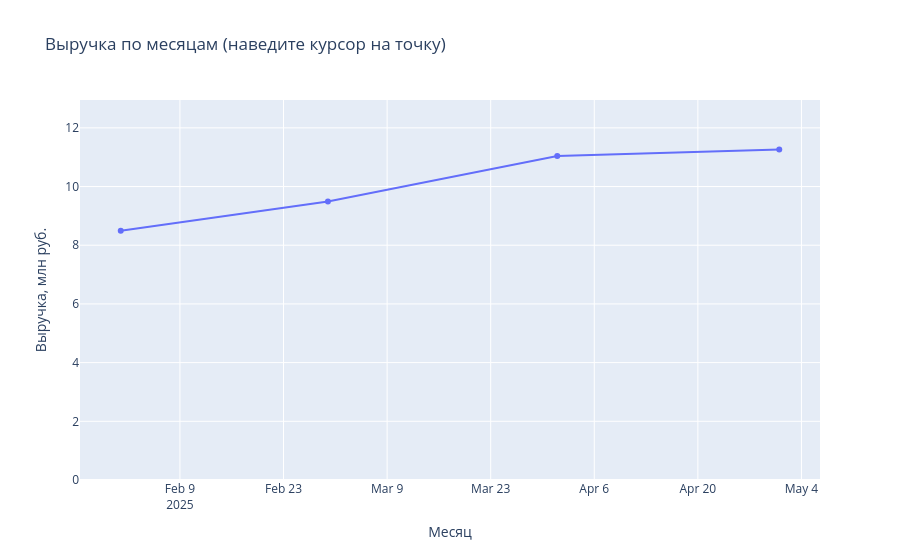

The notebook cell saved with this chart:
### Code cell
import plotly.express as px

monthly = (df.groupby("month")
           .agg(revenue=("cost_rub", "sum"), trips=("trip_id", "count"))
           .reset_index())
monthly["revenue_mln"] = (monthly["revenue"] / 1_000_000).round(2)

fig = px.line(monthly, x="month", y="revenue_mln", markers=True,
              title="Выручка по месяцам (наведите курсор на точку)",
              labels={"month": "Месяц", "revenue_mln": "Выручка, млн руб."})
fig.update_yaxes(range=[0, monthly["revenue_mln"].max() * 1.15])
fig.show()

### Figure 1 — Plotly figure (JSON) as saved in the notebook; plotly's stock layout.template omitted (floating-point values rounded to 4 significant figures)
{"data": [{"hovertemplate": "Месяц=%{x}<br>Выручка, млн руб.=%{y}<extra></extra>", "legendgroup": "", "line": {"color": "#636efa", "dash": "solid"}, "marker": {"symbol": "circle"}, "mode": "lines+markers", "name": "", "orientation": "v", "showlegend": false, "type": "scatter", "x": ["2025-02", "2025-03", "2025-04", "2025-05"], "xaxis": "x", "y": [8.49, 9.49, 11.04, 11.26], "yaxis": "y"}], "layout": {"legend": {"tracegroupgap": 0}, "title": {"text": "Выручка по месяцам (наведите курсор на точку)"}, "xaxis": {"anchor": "y", "domain": [0, 1], "title": {"text": "Месяц"}}, "yaxis": {"anchor": "x", "domain": [0, 1], "range": [0, 12.95], "title": {"text": "Выручка, млн руб."}}}}
